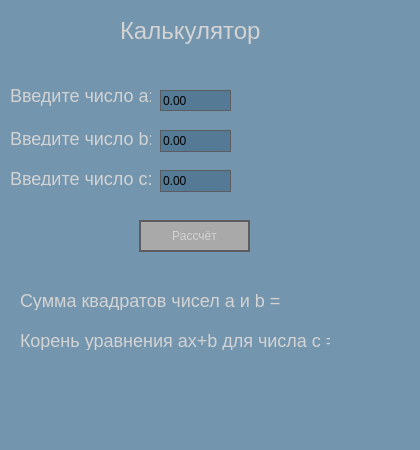
<?xml version="1.0" encoding="UTF-8"?>
<ui version="4.0">
 <class>Sqr_sum</class>
 <widget class="QMainWindow" name="Sqr_sum">
  <property name="geometry">
   <rect>
    <x>0</x>
    <y>0</y>
    <width>420</width>
    <height>450</height>
   </rect>
  </property>
  <property name="windowTitle">
   <string>Sqr_sum</string>
  </property>
  <property name="styleSheet">
   <string notr="true">background-color:  #7395AE;
</string>
  </property>
  <widget class="QWidget" name="centralwidget">
   <widget class="QLabel" name="label">
    <property name="geometry">
     <rect>
      <x>120</x>
      <y>10</y>
      <width>151</width>
      <height>41</height>
     </rect>
    </property>
    <property name="styleSheet">
     <string notr="true">color: #D3D3D3;
font-size: 24px;</string>
    </property>
    <property name="text">
     <string>Калькулятор</string>
    </property>
   </widget>
   <widget class="QLabel" name="label_2">
    <property name="geometry">
     <rect>
      <x>10</x>
      <y>80</y>
      <width>141</width>
      <height>31</height>
     </rect>
    </property>
    <property name="styleSheet">
     <string notr="true">color: #D3D3D3;
font-size: 18px;</string>
    </property>
    <property name="text">
     <string>Введите число a:</string>
    </property>
   </widget>
   <widget class="QLabel" name="label_3">
    <property name="geometry">
     <rect>
      <x>10</x>
      <y>130</y>
      <width>141</width>
      <height>16</height>
     </rect>
    </property>
    <property name="styleSheet">
     <string notr="true">color: #D3D3D3;
font-size: 18px;
</string>
    </property>
    <property name="text">
     <string>Введите число b:</string>
    </property>
   </widget>
   <widget class="QDoubleSpinBox" name="doubleSpinBox">
    <property name="geometry">
     <rect>
      <x>160</x>
      <y>90</y>
      <width>71</width>
      <height>21</height>
     </rect>
    </property>
    <property name="styleSheet">
     <string notr="true">background: #557A95;
color: balck;
border: 1px solid #5D5C61;</string>
    </property>
    <property name="buttonSymbols">
     <enum>QAbstractSpinBox::NoButtons</enum>
    </property>
    <property name="maximum">
     <double>99999999.989999994635582</double>
    </property>
   </widget>
   <widget class="QDoubleSpinBox" name="doubleSpinBox_2">
    <property name="geometry">
     <rect>
      <x>160</x>
      <y>130</y>
      <width>71</width>
      <height>22</height>
     </rect>
    </property>
    <property name="styleSheet">
     <string notr="true">background: #557A95;
color: balck;
border: 1px solid #5D5C61;</string>
    </property>
    <property name="buttonSymbols">
     <enum>QAbstractSpinBox::NoButtons</enum>
    </property>
    <property name="maximum">
     <double>99999999.989999994635582</double>
    </property>
   </widget>
   <widget class="QDoubleSpinBox" name="doubleSpinBox_3">
    <property name="geometry">
     <rect>
      <x>160</x>
      <y>170</y>
      <width>71</width>
      <height>22</height>
     </rect>
    </property>
    <property name="styleSheet">
     <string notr="true">background: #557A95;
color: balck;
border: 1px solid #5D5C61;</string>
    </property>
    <property name="buttonSymbols">
     <enum>QAbstractSpinBox::NoButtons</enum>
    </property>
    <property name="maximum">
     <double>99999999.989999994635582</double>
    </property>
   </widget>
   <widget class="QLabel" name="label_4">
    <property name="geometry">
     <rect>
      <x>10</x>
      <y>170</y>
      <width>141</width>
      <height>16</height>
     </rect>
    </property>
    <property name="styleSheet">
     <string notr="true">color: #D3D3D3;
font-size: 18px;
</string>
    </property>
    <property name="text">
     <string>Введите число c:</string>
    </property>
   </widget>
   <widget class="QPushButton" name="pushButton">
    <property name="geometry">
     <rect>
      <x>139</x>
      <y>220</y>
      <width>111</width>
      <height>32</height>
     </rect>
    </property>
    <property name="styleSheet">
     <string notr="true">border: 2px solid #5D5C61;
background: #A9A9A9;
color: #D3D3D3;
</string>
    </property>
    <property name="text">
     <string>Рассчёт</string>
    </property>
   </widget>
   <widget class="QLabel" name="label_5">
    <property name="geometry">
     <rect>
      <x>20</x>
      <y>290</y>
      <width>261</width>
      <height>20</height>
     </rect>
    </property>
    <property name="styleSheet">
     <string notr="true">color: #D3D3D3;
font-size: 18px;
</string>
    </property>
    <property name="text">
     <string>Сумма квадратов чисел a и b =</string>
    </property>
   </widget>
   <widget class="QLabel" name="label_6">
    <property name="geometry">
     <rect>
      <x>20</x>
      <y>330</y>
      <width>321</width>
      <height>20</height>
     </rect>
    </property>
    <property name="styleSheet">
     <string notr="true">color: #D3D3D3;
font-size: 18px;
</string>
    </property>
    <property name="text">
     <string>Корень уравнения ax+b для числа c =</string>
    </property>
   </widget>
   <widget class="QLabel" name="label_7">
    <property name="geometry">
     <rect>
      <x>280</x>
      <y>290</y>
      <width>81</width>
      <height>21</height>
     </rect>
    </property>
    <property name="styleSheet">
     <string notr="true">color: #D3D3D3;
font-size: 18px;</string>
    </property>
    <property name="text">
     <string/>
    </property>
   </widget>
   <widget class="QLabel" name="label_8">
    <property name="geometry">
     <rect>
      <x>330</x>
      <y>330</y>
      <width>71</width>
      <height>21</height>
     </rect>
    </property>
    <property name="styleSheet">
     <string notr="true">color: #D3D3D3;
font-size: 18px;</string>
    </property>
    <property name="text">
     <string/>
    </property>
   </widget>
  </widget>
  <widget class="QMenuBar" name="menubar">
   <property name="geometry">
    <rect>
     <x>0</x>
     <y>0</y>
     <width>420</width>
     <height>24</height>
    </rect>
   </property>
  </widget>
  <widget class="QStatusBar" name="statusbar"/>
 </widget>
 <resources/>
 <connections/>
</ui>
